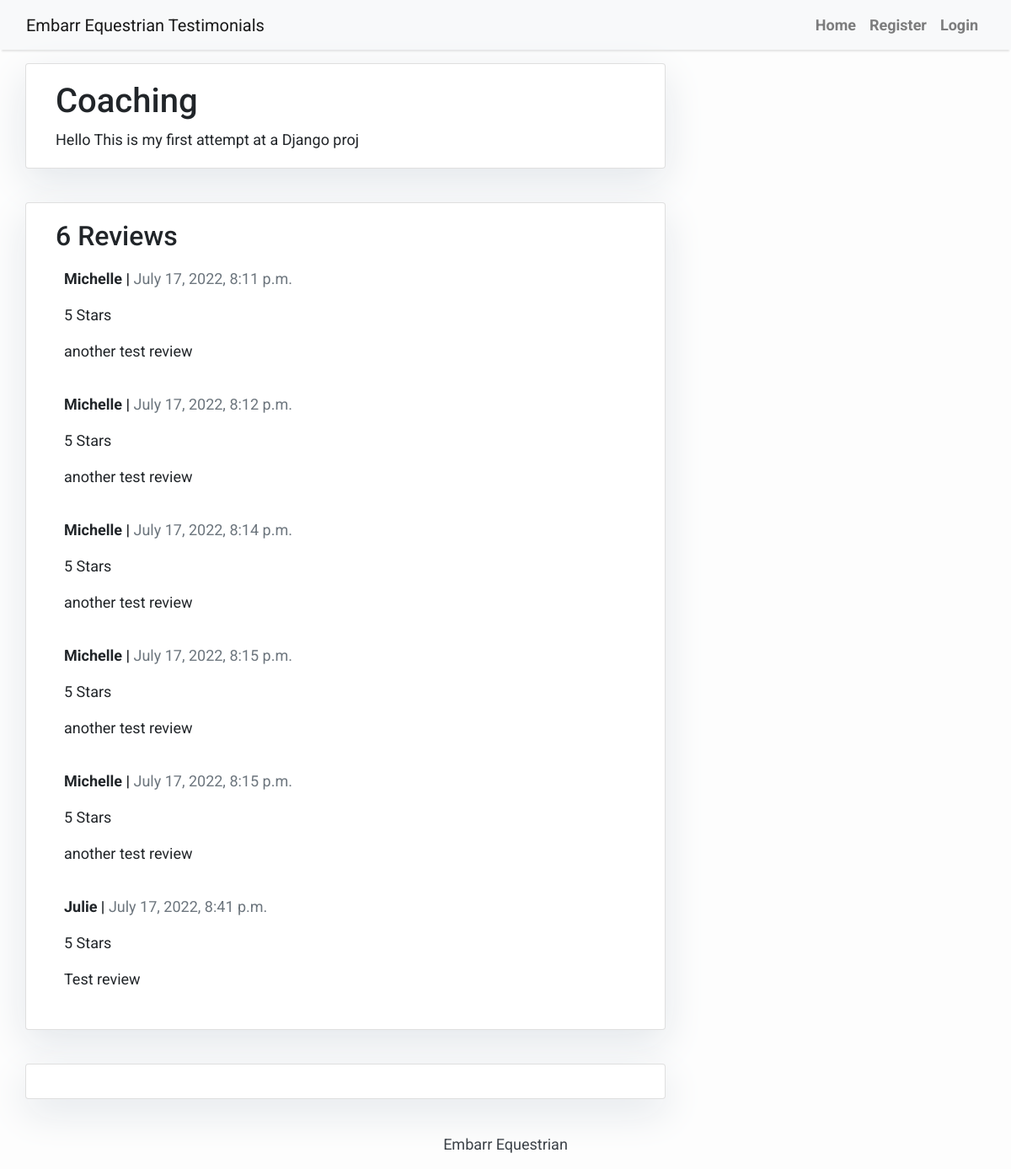
Screenshot of /Coaching/ with the database file from the repository.
### Reviews/models.py (models this page shows, shortened)
class Post(models.Model):
    title = models.CharField(max_length=200, unique=True)
    slug = models.SlugField(max_length=200, unique=True)
    author = models.ForeignKey(User, on_delete= models.CASCADE,related_name='test_posts')
    updated_on = models.DateTimeField(auto_now= True)
    content = models.TextField()
    created_on = models.DateTimeField(auto_now_add=True)
    status = models.IntegerField(choices=STATUS, default=0)
    class Meta:
        ordering = ['-created_on']

class Comment(models.Model):
    RATING_CHOICES = (
        (1, '1'),
        (2, '2'),
        (3, '3'),
        (4, '4'),
        (5, '5'),
    )
    post = models.ForeignKey(Post, on_delete=models.CASCADE,related_name='comments')
    name = models.CharField(max_length=80)
    location = models.CharField(max_length=80, default='e.g Dublin')
    email = models.EmailField()
    body = models.TextField()
    rating = models.IntegerField(choices=RATING_CHOICES, default='5')
    created_on = models.DateTimeField(auto_now_add=True)
    active = models.BooleanField(default=False)
    class Meta:
        ordering = ['created_on']

### Reviews/views.py (the view)
# urls.py: path('<slug:slug>/', views.post_detail, name='post_detail'),
def post_detail(request, slug):
    template_name = 'post_detail.html'
    post = get_object_or_404(Post, slug=slug)
    comments = post.comments.filter(active=True)
    new_comment = None
    if request.method == 'POST':
        comment_form = CommentForm(data=request.POST)
        if comment_form.is_valid():
            new_comment = comment_form.save(commit=False)
            new_comment.post = post
            new_comment.save()
    else:
        comment_form = CommentForm()
    return render(request, template_name, {'post': post,
                                           'comments': comments,
                                           'new_comment': new_comment,
                                           'comment_form': comment_form})

### templates/post_detail.html (shortened to what this page needs)
{% extends 'base.html' %} {% block content %}
{% load crispy_forms_tags %}
<div class="container">
  <div class="row">
    <div class="col-md-8 card mb-4  mt-3 left  top">
      <div class="card-body">
        <h1>{% block title %} {{ post.title }} {% endblock title %}</h1>
        <p class="card-text ">{{ post.content | safe }}</p>
      </div>
    </div>
    <div class="col-md-8 card mb-4  mt-3 ">
      <div class="card-body">
        <h2>{{ comments.count }} Reviews</h2>
        {% for comment in comments %}
        <div class="comments" style="padding: 10px;">
          <p class="font-weight-bold">
            {{ comment.name }} |
            <span class=" text-muted font-weight-normal">
              {{ comment.created_on }}
            </span>
            <p>{{ comment.rating }} Stars</p>
          </p>
          {{ comment.body | linebreaks }}
        </div>
        {% endfor %}
      </div>
    </div>
    <div class="col-md-8 card mb-4  mt-3 ">
      <div class="card-body">
      </div>
    </div>
  </div>
</div>
{% endblock content %}

### static/css/style.css (style rules this page uses)
body { font-family: "Roboto", sans-serif; font-size: 18px; background-color: #fdfdfd; }
.card { box-shadow: 0 16px 48px #E3E7EB; }

### rows the page displays
Post: title "Coaching", content "Hello This is my first attempt at a Django proj"
Comment: name "Michelle", created_on "July 17, 2022, 8:11 p.m.", rating "5", body "another test review"
Comment: name "Michelle", created_on "July 17, 2022, 8:12 p.m.", rating "5", body "another test review"
Comment: name "Michelle", created_on "July 17, 2022, 8:14 p.m.", rating "5", body "another test review"
Comment: name "Michelle", created_on "July 17, 2022, 8:15 p.m.", rating "5", body "another test review"
Comment: name "Michelle", created_on "July 17, 2022, 8:15 p.m.", rating "5", body "another test review"
Comment: name "Julie", created_on "July 17, 2022, 8:41 p.m.", rating "5", body "Test review"

### other values shown
{{ comments.count }} "6"
